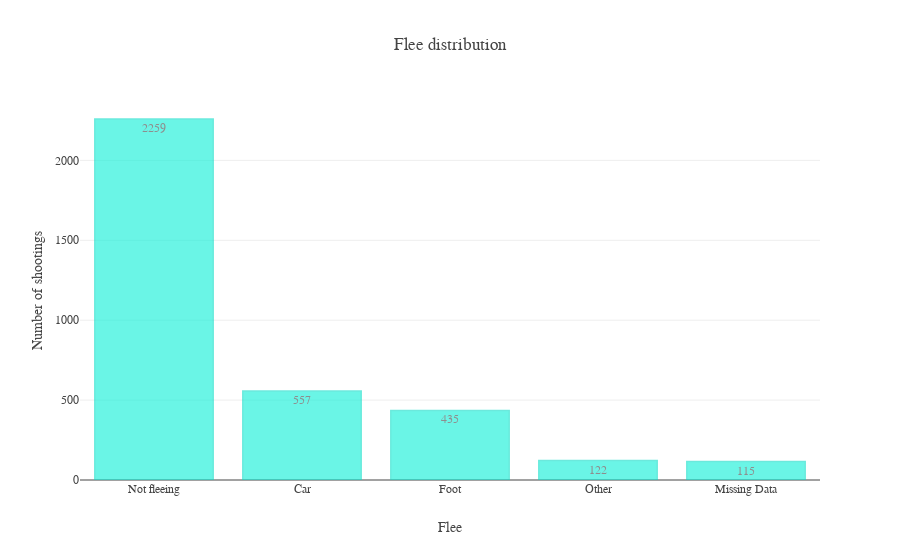

Source (notebook cell):
### Code cell
# Flee distribution
flee_counts = data['flee'].value_counts(dropna=False)
x = flee_counts.index.fillna('Missing Data')
y = flee_counts.values
    
# Create trace
trace_data = go.Bar(x=x,
                    y=y,
                    text=y,
                    textposition = 'auto',
                    marker=dict(
                        color='rgb(8,240,215)',
                        line=dict(
                            color='rgb(9,220,198)',
                            width=1.5),
                    ),
                    opacity=0.6
                   )
# Create layout
layout = go.Layout(font = dict(family = "Overpass"),
                   title = "Flee distribution",
                   xaxis = dict(title = "Flee"),
                   yaxis = dict(title = "Number of shootings")
                  )
fig = go.Figure(data=[trace_data], layout=layout)
plotly.offline.iplot(fig , validate=False, show_link=False, image='png', filename='flee-distribution')

### Figure 1 — Plotly figure (JSON) as saved in the notebook; plotly's stock layout.template omitted (floating-point values rounded to 4 significant figures)
{"data": [{"marker": {"color": "rgb(8,240,215)", "line": {"color": "rgb(9,220,198)", "width": 1.5}}, "opacity": 0.6, "text": ["2259", "557", "435", "122", "115"], "textposition": "auto", "type": "bar", "uid": "d5c969a6-8662-11e8-8a1f-8c85909d7190", "x": ["Not fleeing", "Car", "Foot", "Other", "Missing Data"], "y": [2259, 557, 435, 122, 115]}], "layout": {"font": {"family": "Overpass"}, "title": "Flee distribution", "xaxis": {"title": "Flee"}, "yaxis": {"title": "Number of shootings"}}}
